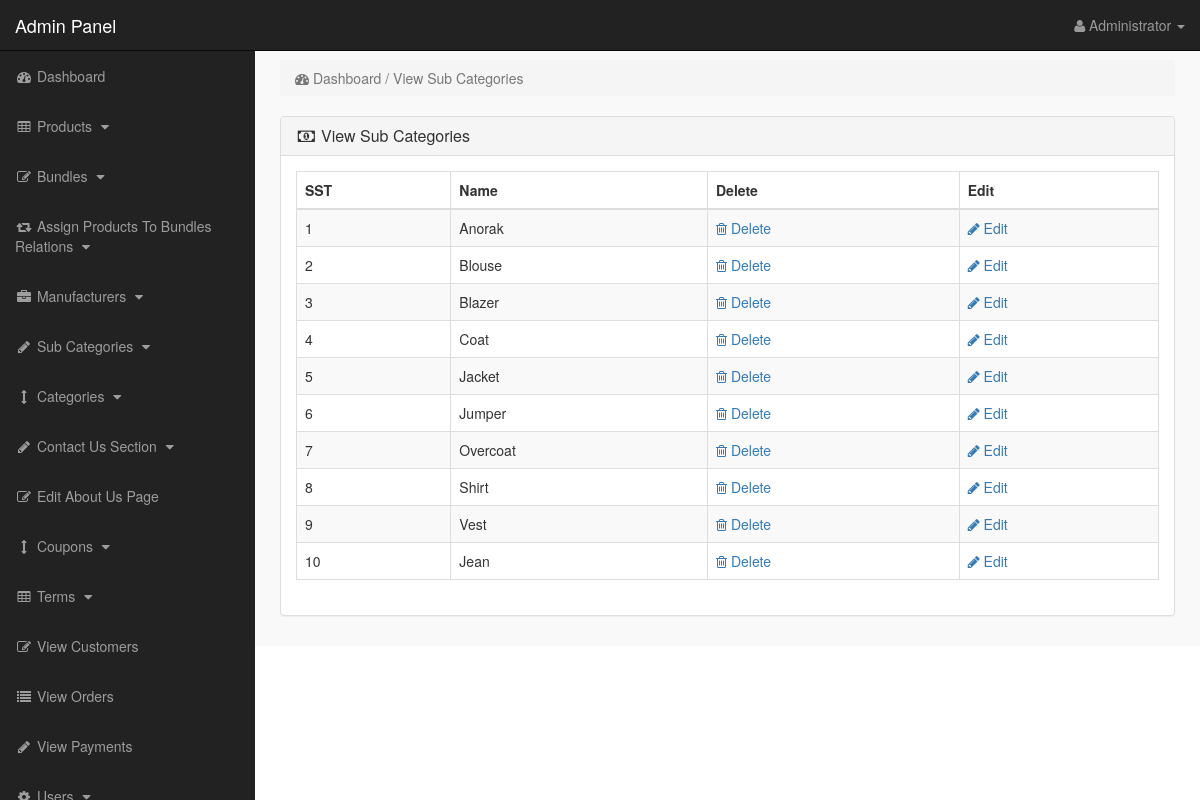
Screenshot of /admin_area/index.php?view_p_cats (signed in) with the database file from the repository.
### tables this page shows
CREATE TABLE `product_categories` (
  `p_cat_id` int(10) NOT NULL,
  `p_cat_title` text NOT NULL,
  `p_cat_top` text NOT NULL,
  `p_cat_image` text NOT NULL
);

### admin_area/view_p_cats.php (the view)
<?php
if(!isset($_SESSION['admin_email'])){
echo "<script>window.open('login.php','_self')</script>";
}
else {
?>
<div class="row">
<div class="col-lg-12">
<ol class="breadcrumb">
<li class="active">
<i class="fa fa-dashboard"></i> Dashboard / View Sub Categories
</li>
</ol>
</div>
</div>
<div class="row">
<div class="col-lg-12">
<div class="panel panel-default">
<div class="panel-heading">
<h3 class="panel-title">
<i class="fa fa-money fa-fw"> </i> View Sub Categories
</h3>
</div>
<div class="panel-body">
<div class="table-responsive">
<table class="table table-bordered table-hover table-striped">
<thead>
<tr>
<th>SST</th>
<th>Name</th>
<th>Delete</th>
<th>Edit</th>
</tr>
</thead>
<tbody>
<?php
$i=0;
$get_p_cats = "select * from product_categories";
$run_p_cats = mysqli_query($con,$get_p_cats);
while($row_p_cats = mysqli_fetch_array($run_p_cats)){
$p_cat_id = $row_p_cats['p_cat_id'];
$p_cat_title = $row_p_cats['p_cat_title'];
$i++;
?>
<tr>
<td> <?php echo $i; ?> </td>
<td> <?php echo $p_cat_title; ?> </td>
<td>
<a href="index.php?delete_p_cat=<?php echo $p_cat_id; ?>">
<i class="fa fa-trash-o"></i> Delete
</a>
</td>
<td>
<a href="index.php?edit_p_cat=<?php echo $p_cat_id; ?>">
<i class="fa fa-pencil"></i> Edit
</a>
</td>
</tr>
<?php } ?>
</tbody>
</table>
</div>
</div>
</div>
</div>
</div>
<?php } ?>

### admin_area/includes/sidebar.php (shortened to what this page needs)
<?php
if(!isset($_SESSION['admin_email'])){
echo "<script>window.open('login.php','_self')</script>";
}
else {
?>
<nav class="navbar navbar-inverse navbar-fixed-top" >
<div class="navbar-header" >
<a class="navbar-brand" href="index.php?dashboard" >Admin Panel</a>
</div>
<ul class="nav navbar-right top-nav" >
<li class="dropdown" >
<a href="#" class="dropdown-toggle" data-toggle="dropdown" >
<i class="fa fa-user" ></i>
<?php echo $admin_name; ?> <b class="caret" ></b>
</a>
</li>
</ul>
<div class="collapse navbar-collapse navbar-ex1-collapse">
<ul class="nav navbar-nav side-nav">
<li>
<a href="index.php?dashboard">
<i class="fa fa-fw fa-dashboard"></i> Dashboard
</a>
</li>
<li>
<a href="#" data-toggle="collapse" data-target="#products">
<i class="fa fa-fw fa-table"></i> Products
<i class="fa fa-fw fa-caret-down"></i>
</a>
</li>
<li>
<a href="#" data-toggle="collapse" data-target="#bundles">
<i class="fa fa-fw fa-edit"></i> Bundles
<i class="fa fa-fw fa-caret-down"></i>
</a>
</li>
<li>
<a href="#" data-toggle="collapse" data-target="#relations">
<i class="fa fa-fw fa-retweet"></i> Assign Products To Bundles Relations
<i class="fa fa-fw fa-caret-down"></i>
</a>
</li>
<li>
<a href="#" data-toggle="collapse" data-target="#manufacturers">
<i class="fa fa-fw fa-briefcase"></i> Manufacturers
<i class="fa fa-fw fa-caret-down"></i>
</a>
</li>
<li>
<a href="#" data-toggle="collapse" data-target="#p_cat">
<i class="fa fa-fw fa-pencil"></i> Sub Categories
<i class="fa fa-fw fa-caret-down"></i>
</a>
</li>
<li>
<a href="#" data-toggle="collapse" data-target="#cat">
<i class="fa fa-fw fa-arrows-v"></i> Categories
<i class="fa fa-fw fa-caret-down"></i>
</a>
</li>
<li>
<a href="#" data-toggle="collapse" data-target="#contact_us">
<i class="fa fa-fw fa-pencil"> </i> Contact Us Section
<i class="fa fa-fw fa-caret-down"></i>
</a>
</li>
<li>
<a href="index.php?edit_about_us">
<i class="fa fa-fw fa-edit"></i> Edit About Us Page
</a>
</li>
<li>
<a href="#" data-toggle="collapse" data-target="#coupons">
<i class="fa fa-fw fa-arrows-v"></i> Coupons
<i class="fa fa-fw fa-caret-down"></i>
</a>
</li>
<li>
<a href="#" data-toggle="collapse" data-target="#terms" >
<i class="fa fa-fw fa-table"></i> Terms
<i class="fa fa-fw fa-caret-down"></i>
</a>
</li>
<li>
<a href="index.php?view_customers">
<i class="fa fa-fw fa-edit"></i> View Customers
</a>
</li>
<li>
<a href="index.php?view_orders">
<i class="fa fa-fw fa-list"></i> View Orders
</a>
</li>
<li>
<a href="index.php?view_payments">
<i class="fa fa-fw fa-pencil"></i> View Payments
</a>
</li>
<li>
<a href="#" data-toggle="collapse" data-target="#users">
<i class="fa fa-fw fa-gear"></i> Users
<i class="fa fa-fw fa-caret-down"></i>
</a>
</li>
</ul>
</div>
</nav>
<?php } ?>

### admin_area/css/style.css (style rules this page uses)
body { margin-top:100px; }
@media (min-width: 768px) { body { margin-top:50px; } }
.top-nav { padding:0 15px; }
.top-nav>li { display:inline-block; float:left; }
.top-nav>li>a { padding-top:15px; padding-bottom:15px; line-height:20px; color:#999; }
@media (min-width: 768px) { .side-nav { position:fixed; top:51px; width:255px; border-radius:0; overflow-y:auto; background-color: #222; bottom:0; overflow-x:hidden; padding-bottom:40px; } }
@media (min-width: 768px) { .side-nav>li>a { width:255px; } }
.panel-body { border-radius:5px; }

### rows the page displays
product_categories: p_cat_title "Anorak"
product_categories: p_cat_title "Blouse"
product_categories: p_cat_title "Blazer"
product_categories: p_cat_title "Coat"
product_categories: p_cat_title "Jacket"
product_categories: p_cat_title "Jumper"
product_categories: p_cat_title "Overcoat"
product_categories: p_cat_title "Shirt"
product_categories: p_cat_title "Vest"
product_categories: p_cat_title "Jean"

### other values shown
$admin_name "Administrator"
